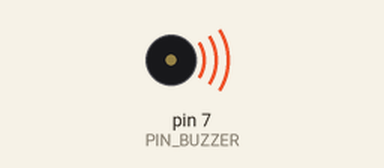
This sketch was run on a simulated Arduino Uno, built with avr-gcc and run on an emulated ATmega328P. Shown: buzzer (waves = sounding). What the sketch prints to the serial monitor is not drawn.

Above: at 0.17 s.
At 4.1 s:
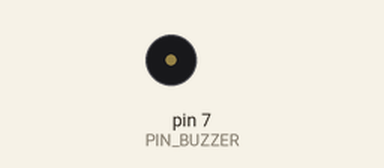
Timing chart, 0 to 6.4 s (numbered marks = the images above):
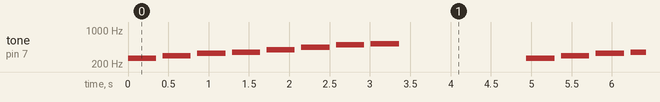

Measured:
- by itself, tone on pin 7 (PIN_BUZZER): repeats every 4.9 s: silent 0.08 s, 294 Hz 0.35 s, silent 0.08 s, 330 Hz 0.35 s, silent 0.08 s, 349 Hz 0.35 s, silent 0.08 s, 392 Hz 0.35 s, silent 0.08 s, 440 Hz 0.35 s, silent 0.08 s, 494 Hz 0.35 s, silent 0.08 s, 523 Hz 0.35 s, silent 1.6 s, 262 Hz 0.35 s

The sketch:

teste_buzzer.ino
```cpp
/* ============================================================
   BitVolts — O meu primeiro robô
   Capítulo 10 · Teste 5 — O buzzer

   Ligações: Figura 41 do livro. Pino + ao GPIO 7, pino − ao GND.
   Monte com a energia desligada. Confira antes de energizar.
   ============================================================ */

#define PIN_BUZZER 7

int escala[] = {262, 294, 330, 349, 392, 440, 494, 523};

void setup() {
  Serial.begin(115200);
  Serial.println("Deve ouvir 8 notas subindo.");
}

void loop() {
  for (int i = 0; i < 8; i++) {
    tone(PIN_BUZZER, escala[i]);
    delay(350);
    noTone(PIN_BUZZER);
    delay(80);
  }
  delay(1500);
}
```
